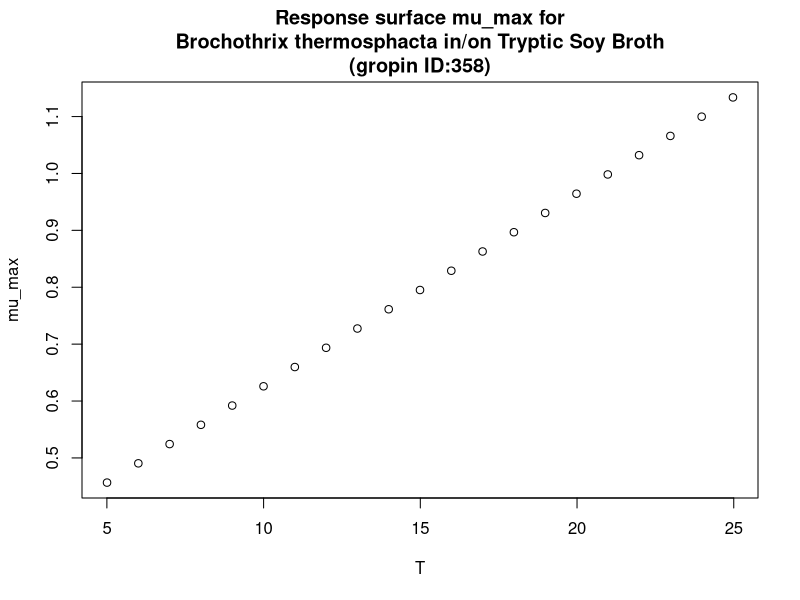

Write the R code that produced this figure.
#############################
# start of Parameter script
#############################
T <- seq(5.005,24.975024975025,length.out=21)
#############################
# end of Parameter script
#############################
############################# 
# start of Model script Gropin ID 358 
#############################
 
# constant coefficients for this model
 
variables <- data.frame(T)
argumentsPar <- expand.grid(variables)
 
# heart of the model
response_surface <- function(T) {
   mumax <-0.0339*T+0.287

return(mumax=mumax)
} 

# output parameters
mumax <- cbind(argumentsPar,response_surface(argumentsPar['T']))
colnames(mumax) <- c(colnames(argumentsPar),'mumax')
#############################
# End of Model script
#############################
############################# 
# start of Visualisation script Gropin ID 358 
#############################
plot(T,mumax$mumax,
                          xlab='T',
                          ylab='mu_max',main='Response surface mu_max for
Brochothrix thermosphacta in/on Tryptic Soy Broth
(gropin ID:358)')
#############################
# End of Visualisation script
#############################
